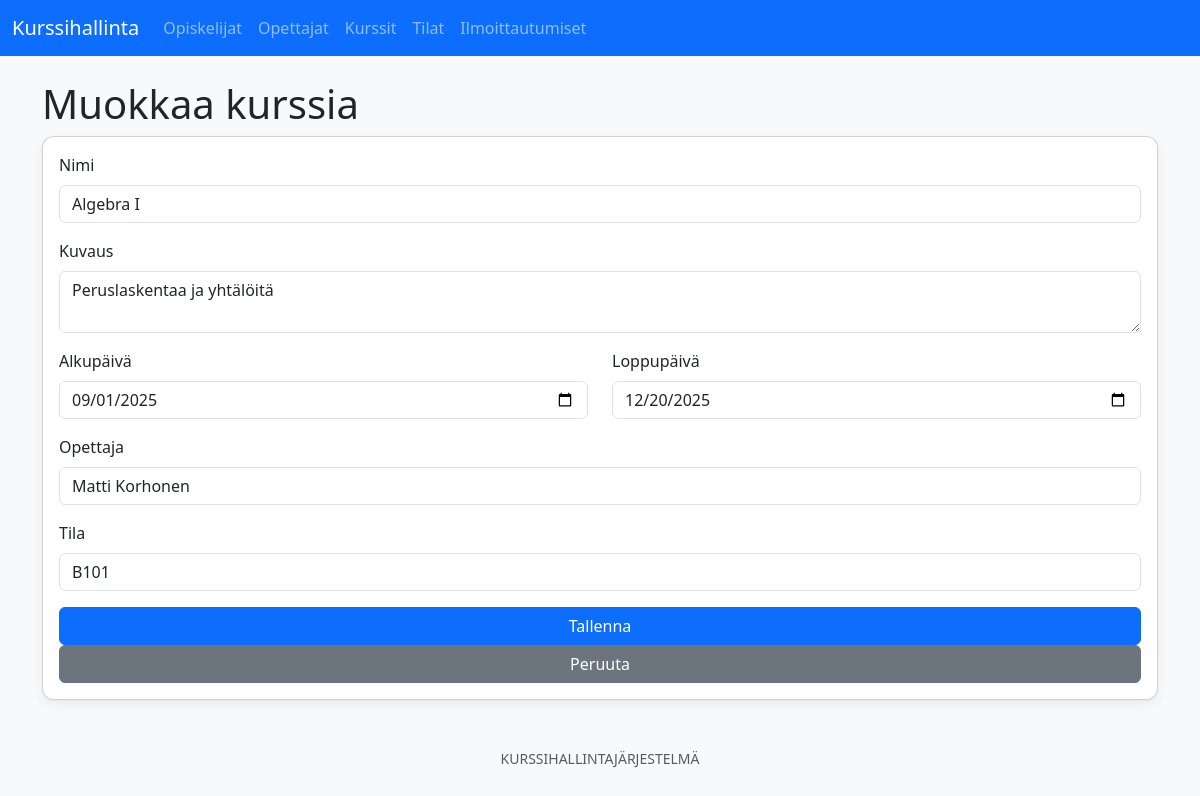
Page /courses/edit.php?id=1 on the committed database.
### tables this page shows
CREATE TABLE IF NOT EXISTS courses (
  course_id INT AUTO_INCREMENT PRIMARY KEY,
  name VARCHAR(200) NOT NULL,
  description TEXT,
  start_date DATE,
  end_date DATE,
  teacher_id INT NOT NULL,
  room_id INT NOT NULL,
  FOREIGN KEY (teacher_id) REFERENCES teachers(teacher_id) ON DELETE RESTRICT ON UPDATE CASCADE,
  FOREIGN KEY (room_id) REFERENCES rooms(room_id) ON DELETE RESTRICT ON UPDATE CASCADE
);

CREATE TABLE IF NOT EXISTS teachers (
  teacher_id INT AUTO_INCREMENT PRIMARY KEY,
  first_name VARCHAR(100) NOT NULL,
  last_name VARCHAR(100) NOT NULL,
  subject VARCHAR(100)
);

CREATE TABLE IF NOT EXISTS rooms (
  room_id INT AUTO_INCREMENT PRIMARY KEY,
  name VARCHAR(100) NOT NULL,
  capacity INT UNSIGNED NOT NULL DEFAULT 0
);

### courses/edit.php (the view, shortened to what this page needs)
<?php require_once __DIR__ . '/../includes/config.php';
$id = (int)($_GET['id'] ?? 0);
$teachers = $mysqli->query("SELECT teacher_id, first_name, last_name FROM teachers ORDER BY last_name");
$rooms = $mysqli->query("SELECT room_id, name FROM rooms ORDER BY name");
$s = $mysqli->prepare("SELECT * FROM courses WHERE course_id=?");
$s->bind_param('i', $id);
$s->execute();
$course = $s->get_result()->fetch_assoc();
require_once __DIR__ . '/../includes/header.php'; ?><h1>Muokkaa kurssia</h1><?php if (!empty($error)): ?><div class="alert alert-danger"><?= htmlspecialchars($error) ?></div><?php endif; ?><form method="post" class="card p-3">
    <div class="mb-3"><label class="form-label">Nimi</label><input name="name" class="form-control" required value="<?= htmlspecialchars($course['name']) ?>"></div>
    <div class="mb-3"><label class="form-label">Kuvaus</label><textarea name="description" class="form-control"><?= htmlspecialchars($course['description']) ?></textarea></div>
    <div class="row">
        <div class="col mb-3"><label class="form-label">Alkupäivä</label><input type="date" name="start_date" class="form-control" value="<?= htmlspecialchars($course['start_date']) ?>"></div>
        <div class="col mb-3"><label class="form-label">Loppupäivä</label><input type="date" name="end_date" class="form-control" value="<?= htmlspecialchars($course['end_date']) ?>"></div>
    </div>
    <div class="mb-3"><label class="form-label">Opettaja</label><select name="teacher_id" class="form-control"><?php while ($t = $teachers->fetch_assoc()): ?><option value="<?= $t['teacher_id'] ?>" <?= $t['teacher_id'] == $course['teacher_id'] ? 'selected' : '' ?>><?= htmlspecialchars($t['first_name'] . ' ' . $t['last_name']) ?></option><?php endwhile; ?></select></div>
    <div class="mb-3"><label class="form-label">Tila</label><select name="room_id" class="form-control"><?php while ($r = $rooms->fetch_assoc()): ?><option value="<?= $r['room_id'] ?>" <?= $r['room_id'] == $course['room_id'] ? 'selected' : '' ?>><?= htmlspecialchars($r['name']) ?></option><?php endwhile; ?></select></div><button class="btn btn-primary">Tallenna</button> <a class="btn btn-secondary" href="view.php?id=<?= $id ?>">Peruuta</a>
</form><?php require_once __DIR__ . '/../includes/footer.php'; ?>

### assets/style.css (style rules this page uses)
body { font-family: system-ui, -apple-system, 'Segoe UI', Roboto, 'Helvetica Neue', Arial; background-color: #f8f9fa; color: #212529; }
.card { background-color: #ffffff; border-radius: 12px; box-shadow: 0 4px 12px rgba(0, 0, 0, 0.06), 0 1px 2px rgba(0, 0, 0, 0.04); transition: transform 0.2s ease, box-shadow 0.2s ease; }

### rows in the picture
courses: name "Algebra I", description "Peruslaskentaa ja yhtälöitä", start_date "09/01/2025", end_date "12/20/2025", teacher_id "Matti Korhonen", room_id "B101"
